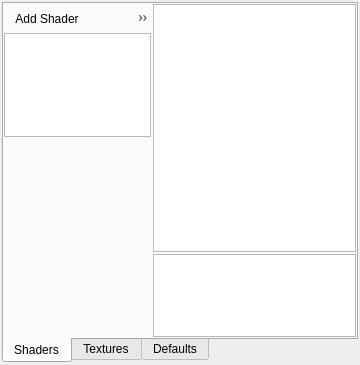
<?xml version="1.0" encoding="UTF-8"?>
<ui version="4.0">
 <class>ShaderWidget</class>
 <widget class="QWidget" name="ShaderWidget">
  <property name="geometry">
   <rect>
    <x>0</x>
    <y>0</y>
    <width>360</width>
    <height>365</height>
   </rect>
  </property>
  <property name="sizePolicy">
   <sizepolicy hsizetype="Expanding" vsizetype="Expanding">
    <horstretch>0</horstretch>
    <verstretch>0</verstretch>
   </sizepolicy>
  </property>
  <property name="windowTitle">
   <string>Form</string>
  </property>
  <property name="layoutDirection">
   <enum>Qt::LeftToRight</enum>
  </property>
  <layout class="QHBoxLayout" name="horizontalLayout">
   <property name="spacing">
    <number>2</number>
   </property>
   <property name="leftMargin">
    <number>2</number>
   </property>
   <property name="topMargin">
    <number>2</number>
   </property>
   <property name="rightMargin">
    <number>2</number>
   </property>
   <property name="bottomMargin">
    <number>2</number>
   </property>
   <item>
    <widget class="QTabWidget" name="tabWidget">
     <property name="tabPosition">
      <enum>QTabWidget::South</enum>
     </property>
     <property name="currentIndex">
      <number>0</number>
     </property>
     <widget class="QWidget" name="tabShaders">
      <attribute name="title">
       <string>Shaders</string>
      </attribute>
      <layout class="QHBoxLayout" name="horizontalLayout_2">
       <property name="spacing">
        <number>2</number>
       </property>
       <property name="leftMargin">
        <number>0</number>
       </property>
       <property name="topMargin">
        <number>0</number>
       </property>
       <property name="rightMargin">
        <number>0</number>
       </property>
       <property name="bottomMargin">
        <number>0</number>
       </property>
       <item>
        <layout class="QVBoxLayout" name="verticalLayout_2">
         <property name="spacing">
          <number>0</number>
         </property>
         <property name="leftMargin">
          <number>0</number>
         </property>
         <property name="topMargin">
          <number>0</number>
         </property>
         <item>
          <widget class="QToolBar" name="toolBarTests">
           <property name="floatable">
            <bool>false</bool>
           </property>
           <addaction name="actionAddShader"/>
           <addaction name="actionDeleteShader"/>
           <addaction name="actionPreview"/>
           <addaction name="actionCompileOutput"/>
           <addaction name="actionUniforms"/>
          </widget>
         </item>
         <item>
          <widget class="QListWidget" name="listWidget">
           <property name="maximumSize">
            <size>
             <width>200</width>
             <height>16777215</height>
            </size>
           </property>
          </widget>
         </item>
         <item>
          <widget class="NovelTeaWidget" name="preview" native="true">
           <property name="sizePolicy">
            <sizepolicy hsizetype="Expanding" vsizetype="Expanding">
             <horstretch>0</horstretch>
             <verstretch>0</verstretch>
            </sizepolicy>
           </property>
           <property name="minimumSize">
            <size>
             <width>0</width>
             <height>100</height>
            </size>
           </property>
           <property name="maximumSize">
            <size>
             <width>200</width>
             <height>16777215</height>
            </size>
           </property>
          </widget>
         </item>
         <item>
          <widget class="QtTreePropertyBrowser" name="propertyBrowser" native="true">
           <property name="sizePolicy">
            <sizepolicy hsizetype="Expanding" vsizetype="Expanding">
             <horstretch>0</horstretch>
             <verstretch>0</verstretch>
            </sizepolicy>
           </property>
           <property name="minimumSize">
            <size>
             <width>0</width>
             <height>100</height>
            </size>
           </property>
           <property name="maximumSize">
            <size>
             <width>200</width>
             <height>16777215</height>
            </size>
           </property>
          </widget>
         </item>
        </layout>
       </item>
       <item>
        <layout class="QVBoxLayout" name="verticalLayout_3">
         <property name="spacing">
          <number>2</number>
         </property>
         <property name="rightMargin">
          <number>0</number>
         </property>
         <property name="bottomMargin">
          <number>0</number>
         </property>
         <item>
          <widget class="ScriptEdit" name="scriptEdit">
           <property name="sizePolicy">
            <sizepolicy hsizetype="Expanding" vsizetype="Expanding">
             <horstretch>0</horstretch>
             <verstretch>3</verstretch>
            </sizepolicy>
           </property>
           <property name="lineWrapMode">
            <enum>QPlainTextEdit::NoWrap</enum>
           </property>
          </widget>
         </item>
         <item>
          <widget class="QPlainTextEdit" name="textErrorLog">
           <property name="sizePolicy">
            <sizepolicy hsizetype="Expanding" vsizetype="Expanding">
             <horstretch>0</horstretch>
             <verstretch>1</verstretch>
            </sizepolicy>
           </property>
           <property name="font">
            <font>
             <family>DejaVu Sans Mono</family>
            </font>
           </property>
          </widget>
         </item>
        </layout>
       </item>
      </layout>
     </widget>
     <widget class="QWidget" name="tabTextures">
      <attribute name="title">
       <string>Textures</string>
      </attribute>
     </widget>
     <widget class="QWidget" name="tabDefaults">
      <attribute name="title">
       <string>Defaults</string>
      </attribute>
     </widget>
    </widget>
   </item>
  </layout>
  <action name="actionAddShader">
   <property name="icon">
    <iconset theme="add">
     <normaloff/>
    </iconset>
   </property>
   <property name="text">
    <string>Add Shader</string>
   </property>
  </action>
  <action name="actionDeleteShader">
   <property name="enabled">
    <bool>false</bool>
   </property>
   <property name="icon">
    <iconset theme="remove">
     <normaloff/>
    </iconset>
   </property>
   <property name="text">
    <string>Delete Shader</string>
   </property>
  </action>
  <action name="actionPreview">
   <property name="checkable">
    <bool>true</bool>
   </property>
   <property name="checked">
    <bool>true</bool>
   </property>
   <property name="icon">
    <iconset theme="desktop">
     <normaloff/>
    </iconset>
   </property>
   <property name="text">
    <string>Preview</string>
   </property>
  </action>
  <action name="actionUniforms">
   <property name="checkable">
    <bool>true</bool>
   </property>
   <property name="checked">
    <bool>true</bool>
   </property>
   <property name="icon">
    <iconset theme="document-properties">
     <normaloff/>
    </iconset>
   </property>
   <property name="text">
    <string>Uniforms</string>
   </property>
  </action>
  <action name="actionCompileOutput">
   <property name="checkable">
    <bool>true</bool>
   </property>
   <property name="checked">
    <bool>true</bool>
   </property>
   <property name="icon">
    <iconset theme="help"/>
   </property>
   <property name="text">
    <string>Compile Output</string>
   </property>
  </action>
 </widget>
 <customwidgets>
  <customwidget>
   <class>ScriptEdit</class>
   <extends>QPlainTextEdit</extends>
   <header>Widgets/ScriptEdit.hpp</header>
  </customwidget>
  <customwidget>
   <class>NovelTeaWidget</class>
   <extends>QWidget</extends>
   <header>Widgets/NovelTeaWidget.hpp</header>
   <container>1</container>
  </customwidget>
  <customwidget>
   <class>QtTreePropertyBrowser</class>
   <extends>QWidget</extends>
   <header>Widgets/QtPropertyBrowser/qttreepropertybrowser.h</header>
   <container>1</container>
  </customwidget>
 </customwidgets>
 <resources/>
 <connections/>
</ui>
